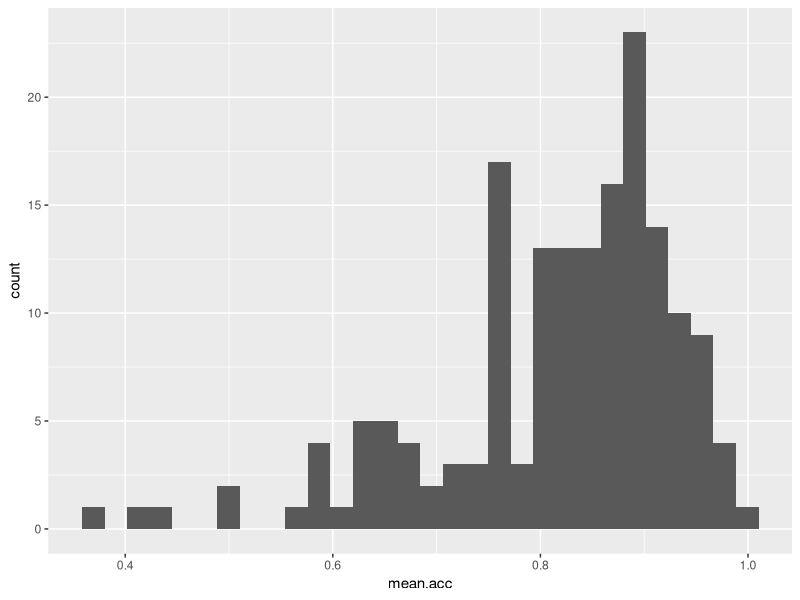
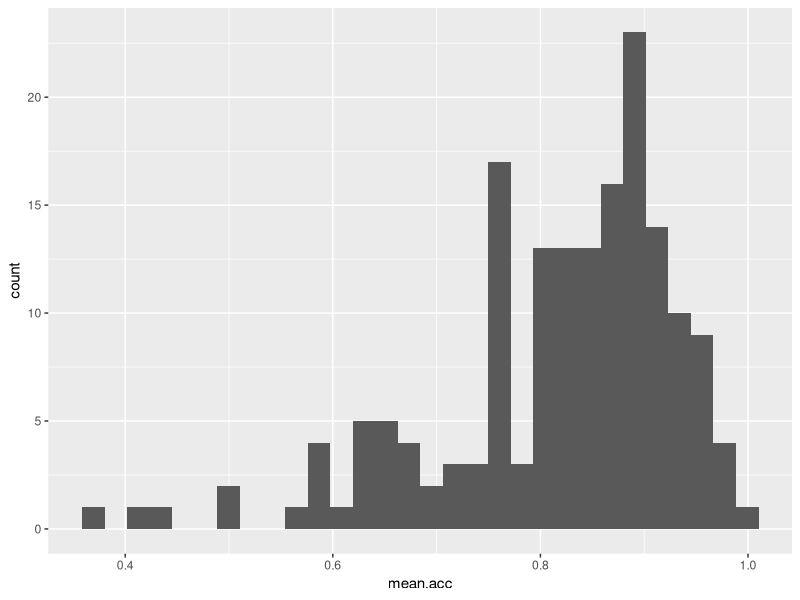
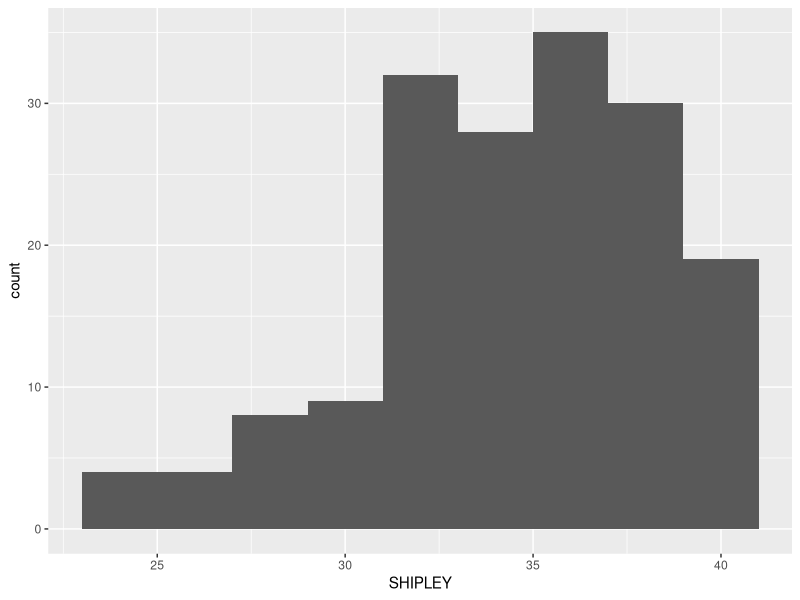
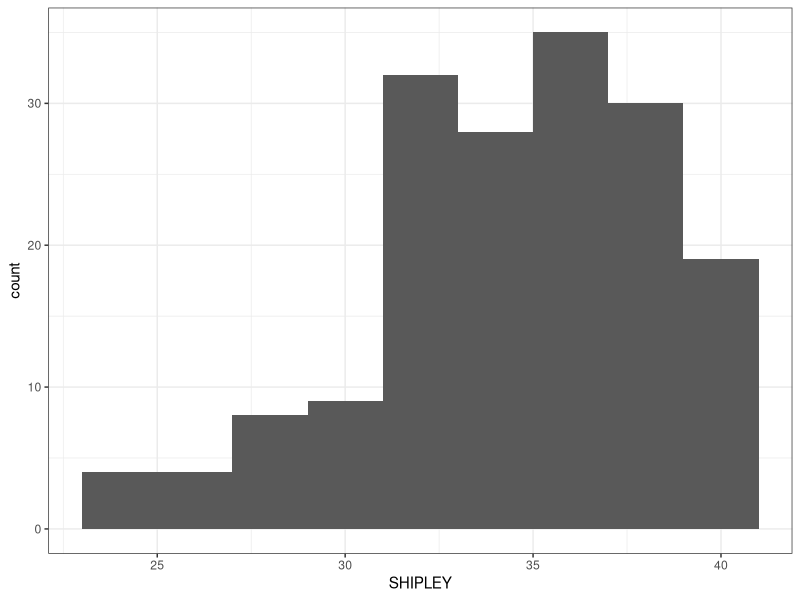
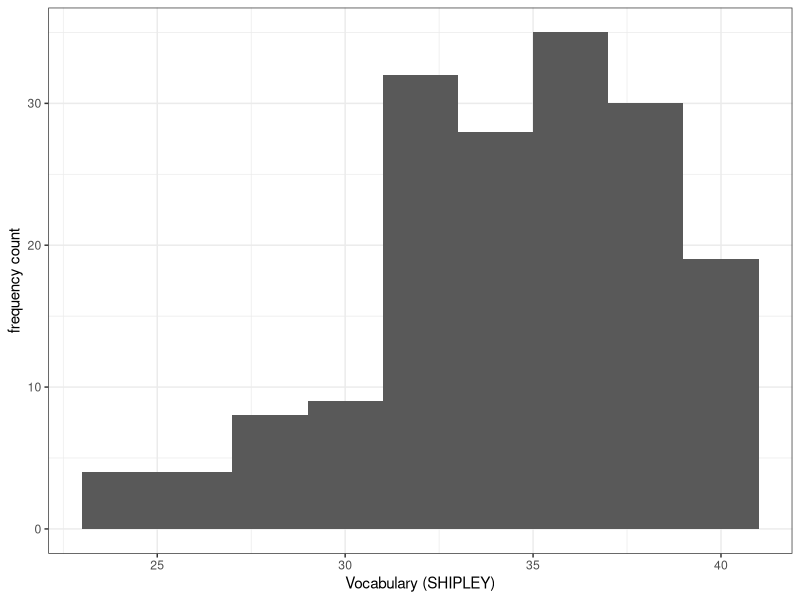
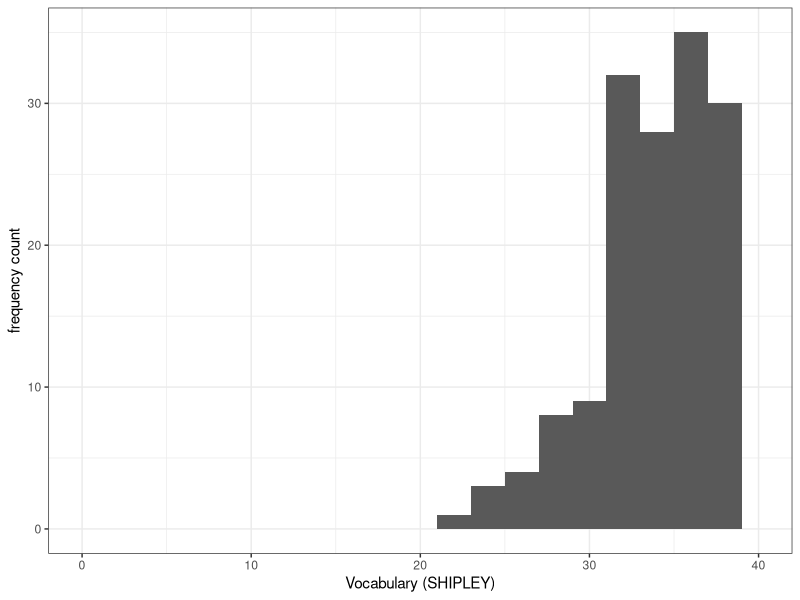
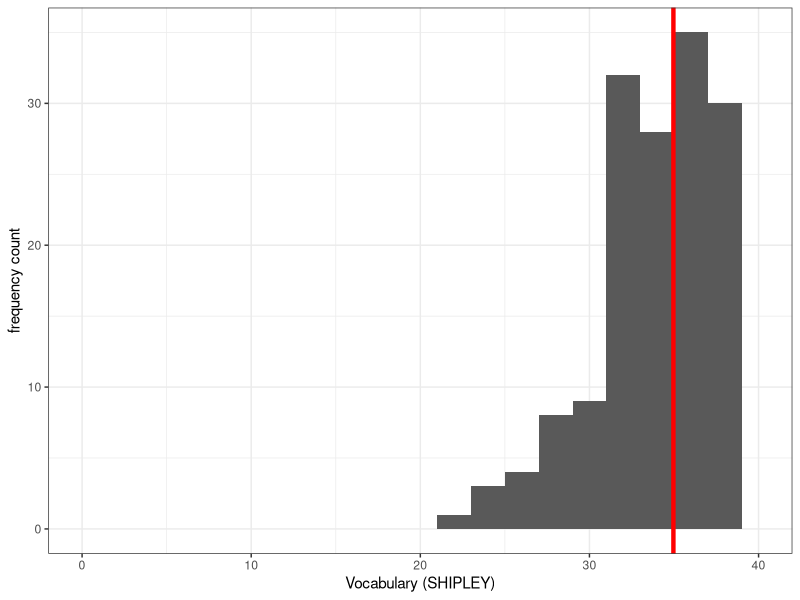
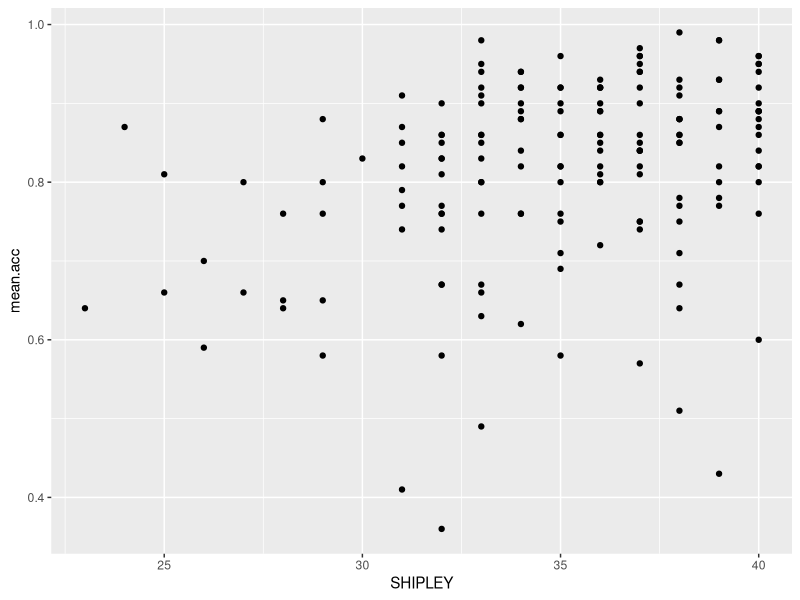

Write R code to recreate these figures, in order.
## ---- chunk 1
#| echo: false
#| warning: false
library(kableExtra)
library(patchwork)
library(tidyverse)
## ---- chunk 2
#| warning: false
#| echo: false
# -- code to read in the aggregated subject level data from the clearly-understood data set

# -- study one
study.one.gen <- read_csv("study-one-general-participants.csv")

# -- study two
study.two.gen <- read_csv("study-two-general-participants.csv")
## ---- chunk 3
#| warning: false
#| echo: false
kable(head(study.two.gen))
## ---- chunk 4
summary(study.one.gen)
## ---- chunk 5
ggplot(data = study.one.gen, aes(x = mean.acc)) + geom_histogram()
## ---- chunk 6
ggplot(data = study.one.gen, aes(x = mean.acc)) + 
  geom_histogram()
## ---- chunk 7
ggplot(data = study.one.gen, aes(x = SHIPLEY)) + 
  geom_histogram(binwidth = 2)
## ---- chunk 8
ggplot(data = study.one.gen, aes(x = SHIPLEY)) + 
  geom_histogram(binwidth = 2) +
  theme_bw()
## ---- chunk 9
ggplot(data = study.one.gen, aes(x = SHIPLEY)) + 
  geom_histogram(binwidth = 2) +
  theme_bw() +
  labs(x = "Vocabulary (SHIPLEY)", y = "frequency count")
## ---- chunk 10
ggplot(data = study.one.gen, aes(x = SHIPLEY)) + 
  geom_histogram(binwidth = 2) +
  theme_bw() +
  labs(x = "Vocabulary (SHIPLEY)", y = "frequency count") +
  xlim(0,40)
## ---- chunk 11
ggplot(data = study.one.gen, aes(x = SHIPLEY)) + 
  geom_histogram(binwidth = 2) +
  theme_bw() +
  labs(x = "Vocabulary (SHIPLEY)", y = "frequency count") +
  xlim(0,40) +
  geom_vline(xintercept = mean(study.one.gen$SHIPLEY), colour = "red", linewidth = 1.5)
## ---- chunk 12
ggplot(data = study.one.gen, aes(x = SHIPLEY, y = mean.acc)) +
  geom_point()
## ---- chunk 13
ggplot(data = study.one.gen, aes(x = SHIPLEY, y = mean.acc)) +
  geom_point(alpha = 0.5, size = 2, colour = "blue", shape = 'square') 
## ---- chunk 14
ggplot(data = study.one.gen, aes(x = SHIPLEY, y = mean.acc)) +
  geom_point(alpha = 0.5, size = 2, colour = "blue", shape = 'square')   +
  theme_bw()
## ---- chunk 15
ggplot(data = study.one.gen, aes(x = SHIPLEY, y = mean.acc)) +
  geom_point(alpha = 0.5, size = 2, colour = "blue", shape = 'square')   +
  theme_bw() +
  labs(x = "Vocabulary (SHIPLEY)", y = "mean accuracy")
## ---- chunk 16
ggplot(data = study.one.gen, aes(x = SHIPLEY, y = mean.acc)) +
  geom_point(alpha = 0.5, size = 2, colour = "blue", shape = 'square')   +
  theme_bw() +
  labs(x = "SHIPLEY", y = "mean accuracy") +
  xlim(0, 40) + ylim(0, 1)
## ---- chunk 17
cor.test(study.one.gen$SHIPLEY, study.one.gen$mean.acc, method = "pearson",  alternative = "two.sided")
## ---- chunk 18
model <- lm(mean.acc ~ SHIPLEY, data = study.one.gen)
summary(model)
## ---- chunk 19
model <- lm(mean.acc ~ SHIPLEY, data = study.one.gen)
summary(model)
## ---- chunk 20
ggplot(data = study.one.gen, aes(x = SHIPLEY, y = mean.acc)) +
  geom_point(alpha = 0.5, size = 2, colour = "blue", shape = 'square')   +
  geom_abline(intercept = 0.44914, slope = 0.01050, colour = "red", linewidth = 1.5) +
  theme_bw() +
  labs(x = "SHIPLEY", y = "mean accuracy") +
  xlim(0, 40) + ylim(0, 1)
## ---- chunk 21
ggplot(data = study.one.gen, aes(x = SHIPLEY, y = mean.acc)) +
  # geom_point(alpha = 0.5, size = 2, colour = "blue", shape = 'square')   +
  geom_smooth(method = 'lm', colour = "purple", alpha = .2, linewidth = 2.5, se = FALSE) +
  geom_abline(intercept = 0.44914, slope = 0.01050, colour = "red", linewidth = 1) +
  theme_bw() +
  labs(x = "SHIPLEY", y = "mean accuracy") +
  xlim(0, 40) + ylim(0, 1)  
